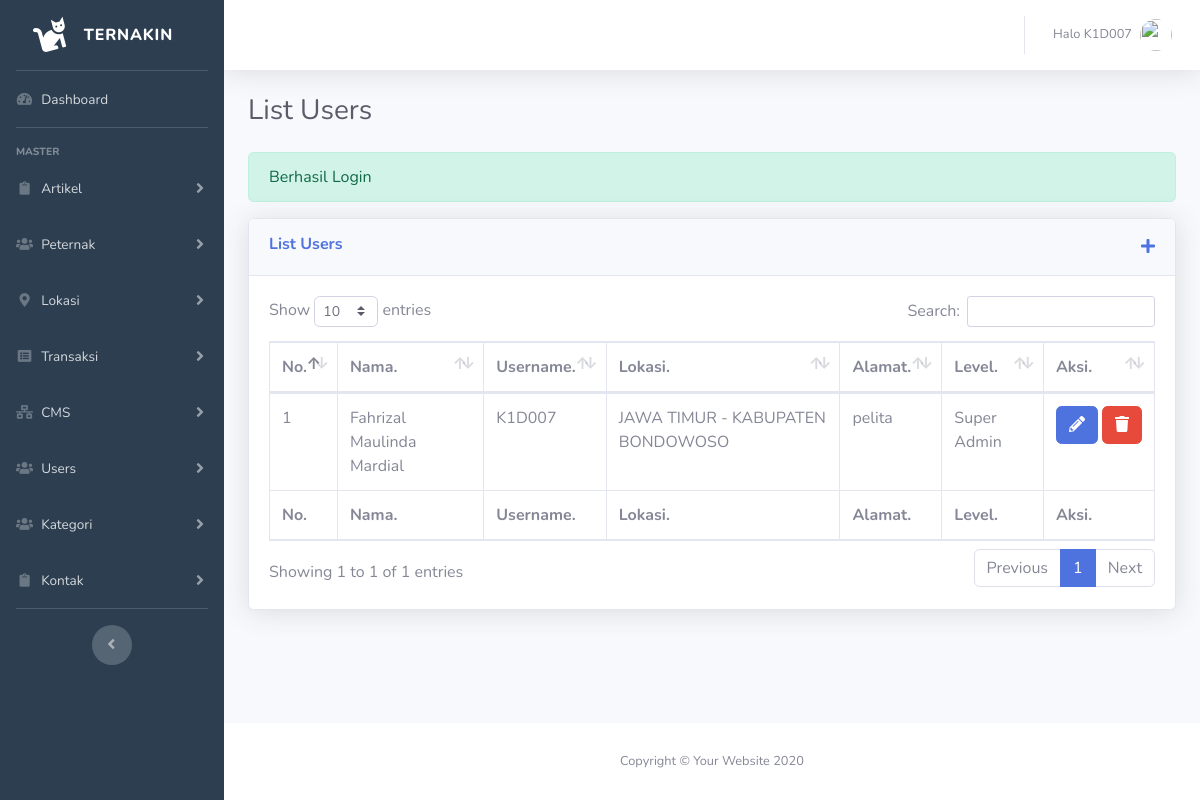
The page /cms-dashboard/pages/users/index.php (signed in) on the database as committed earlier.
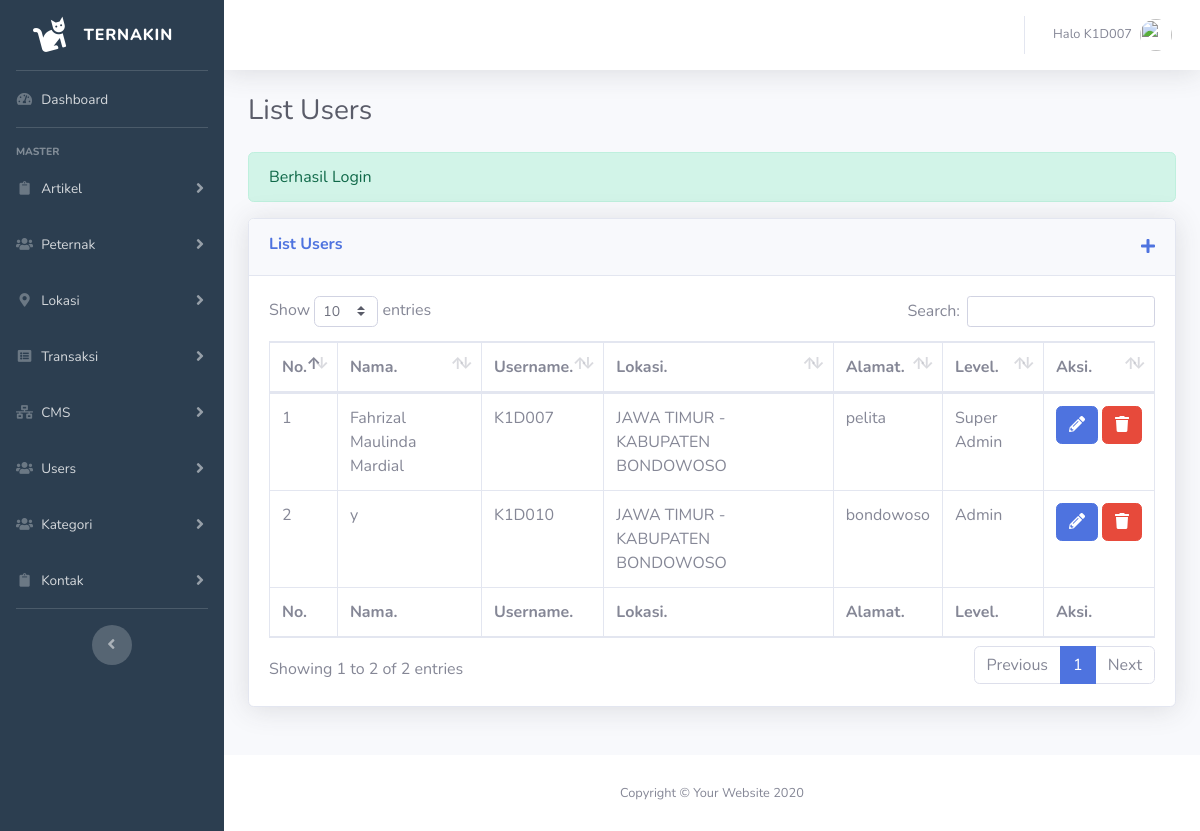
The same page on the database as committed later.
### tables this page shows
CREATE TABLE `tb_users` (
  `id_users` int(3) NOT NULL,
  `nama` varchar(35) NOT NULL,
  `username` varchar(10) NOT NULL,
  `password` varchar(60) NOT NULL,
  `id_provinsi` int(2) NOT NULL,
  `id_kota` int(4) NOT NULL,
  `alamat` text NOT NULL,
  `level` enum('1','2','3') NOT NULL,
  `created_at` timestamp NOT NULL DEFAULT current_timestamp() ON UPDATE current_timestamp(),
  `updated_at` timestamp NULL DEFAULT NULL
);

CREATE TABLE `tb_provinsi` (
  `id_provinsi` int(2) NOT NULL,
  `nama_provinsi` varchar(50) NOT NULL
);

CREATE TABLE `tb_kota` (
  `id_kota` int(4) NOT NULL,
  `id_provinsi` int(2) NOT NULL,
  `nama_kota` text NOT NULL
);

### cms-dashboard/pages/users/index.php (the view, shortened to what the changed rows need)
  <?php
    $title="List Users";
    require_once"../../../config/database.php";
    require_once"../../templates/head-dashboard.php";
   ?>
   <link rel="stylesheet" type="text/css" href="<?=$_ENV['base_url']?>cms-dashboard/assets/vendor/datatables/dataTables.bootstrap4.min.css">
  <?php
    $sql = mysqli_query($con,"SELECT * FROM tb_users u INNER JOIN tb_provinsi p ON u.id_provinsi = p.id_provinsi INNER JOIN tb_kota k ON u.id_kota = k.id_kota");
  ?>
</head>
<body id="page-top">
  <div id="wrapper">
    <div id="content-wrapper" class="d-flex flex-column">
      <div id="content">
        <div class="container-fluid" style="transition: 0.4s;">
          <div class="d-sm-flex align-items-center justify-content-between mb-4">
            <h1 class="h3 mb-0 text-gray-800"><?=$title?></h1>
          </div>
          <div class="row">
            <div class="col-lg-12 mb-4">
              <div class="card shadow mb-4">
                <div class="card-body">
                  <div class="table-responsive">
                      <table class="table table-bordered" id="listUser" width="100%" cellspacing="0">
                        <thead>
                          <tr>
                            <th>No.</th>
                            <th>Nama.</th>
                            <th>Username.</th>
                            <th>Lokasi.</th>
                            <th>Alamat.</th>
                            <th>Level.</th>
                            <th>Aksi.</th>
                          </tr>
                        </thead>
                        <tfoot>
                          <tr>
                            <th>No.</th>
                            <th>Nama.</th>
                            <th>Username.</th>
                            <th>Lokasi.</th>
                            <th>Alamat.</th>
                            <th>Level.</th>
                            <th>Aksi.</th>
                          </tr>
                        </tfoot>
                        <tbody>
                          <?php
                          $no=1;
                            while ($data = mysqli_fetch_array($sql)) {
                              ?>
                                <tr>
                                  <td><?=$no++?></td>
                                  <td><?=$data['nama']?></td>
                                  <td><?=$data['username']?></td>
                                  <td><?=$data['nama_provinsi']." - ".$data['nama_kota']?></td>
                                  <td><?=$data['alamat']?></td>
                                  <td>
                                    <?php
                                      if ($data['level']==="1") {
                                        echo "Super Admin";
                                      }else if($data['level']==="2"){
                                        echo "Admin";
                                      }else{
                                        echo "Admin Artikel";
                                      }
                                    ?>
                                  </td>
                                  <td class="text-center">
                                    <div class="d-flex">
                                      <a href="<?=$_ENV['base_url']?>cms-dashboard/users/edit/<?=$data['id_users']?>" class="btn btn-primary mr-1"><i class="fas fa-pencil-alt"></i></a>
                                      <form method="POST" action="aksi">
                                        <button type="submit" class="btn btn-danger" name="aksi" value="hapus-user" onclick="return confirm('Yakin akan dihapus?')">
                                          <i class="fas fa-trash"></i>
                                        </button>
                                      </form>
                                    </div>
                                  </td>
                                </tr>
                              <?php
                            }
                          ?>
                        </tbody>
                      </table>
                  </div>
                </div>
              </div>
            </div>
          </div>
        </div>
      </div>
    </div>
  </div>
  <?php require_once"../../templates/footer-dashboard.php" ?>
</html>

Rows that differ between the two databases and show on the page:
added tb_users: nama "y", username "K1D010", id_provinsi.nama_provinsi "JAWA TIMUR", id_kota.nama_kota "KABUPATEN BONDOWOSO", alamat "bondowoso", level "Admin"
Other text that changed with them:
text written by a page script: "Show entries Search: Showing 1 to 1 of 1 entries Previous 1 Next" → "Show entries Search: Showing 1 to 2 of 2 entries Previous 1 Next"
